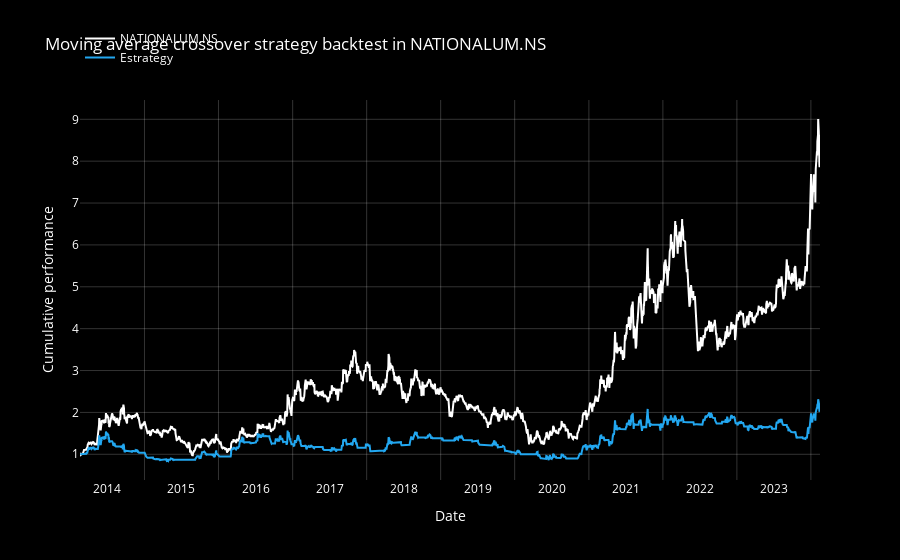

Notebook code cell kept with this figure:
### Markdown cell above
This indicates that the result of the strategy in the analyzed period is 827%. In the same period, a Buy and Hold strategy would have had a return of 810%

We can create a graph with the accumulated returns for the ticker and the strategy applied with Plotly.

### Code cell
# Create a chart with cumulative ticker and strategy performance
fig = go.Figure()
fig.add_trace(go.Scatter(x=ticker_history.index, y=ticker_history['cumulative_returns'], name=tick,
                         line=dict(color='white', width=2)))
fig.add_trace(go.Scatter(x=ticker_history.index, y=ticker_history['cumulative_strategy_returns'], name='Estrategy',
                         line=dict(color='#22a7f0', width=2)))
fig.update_layout(title=('Moving average crossover strategy backtest in ' + tick),
                  xaxis_title='Date',
                  yaxis_title='Cumulative performance',
                  font=dict(color='white'),
                  paper_bgcolor='black',
                  plot_bgcolor='black',
                  legend=dict(x=0, y=1.2, bgcolor='rgba(0,0,0,0)'),
                  yaxis=dict(gridcolor='rgba(255,255,255,0.2)'),
                  xaxis=dict(gridcolor='rgba(255,255,255,0.2)'))
fig.update_xaxes(showgrid=True, ticklabelmode="period")
fig.update_yaxes(showgrid=True)
fig.show()

### Figure 1 — Plotly figure (JSON) as saved in the notebook; plotly's stock layout.template omitted (floating-point values rounded to 4 significant figures; data arrays with more than 128 entries replaced by an {"elided": "..."} marker saying what was removed)
{"data": [{"line": {"color": "white", "width": 2}, "name": "NATIONALUM.NS", "type": "scatter", "x": {"elided": "2465 str values"}, "y": {"elided": "2465 float values"}}, {"line": {"color": "#22a7f0", "width": 2}, "name": "Estrategy", "type": "scatter", "x": {"elided": "2465 str values"}, "y": {"elided": "2465 float values"}}], "layout": {"autosize": true, "font": {"color": "white"}, "legend": {"bgcolor": "rgba(0, 0, 0, 0)", "x": 0, "y": 1.2}, "paper_bgcolor": "black", "plot_bgcolor": "black", "title": {"text": "Moving average crossover strategy backtest in NATIONALUM.NS"}, "xaxis": {"autorange": true, "gridcolor": "rgba(255,255,255,0.2)", "range": ["2014-02-17", "2024-02-15"], "showgrid": true, "ticklabelmode": "period", "title": {"text": "Date"}, "type": "date"}, "yaxis": {"autorange": true, "gridcolor": "rgba(255,255,255,0.2)", "range": [0.3861, 9.461], "showgrid": true, "title": {"text": "Cumulative performance"}, "type": "linear"}}}
